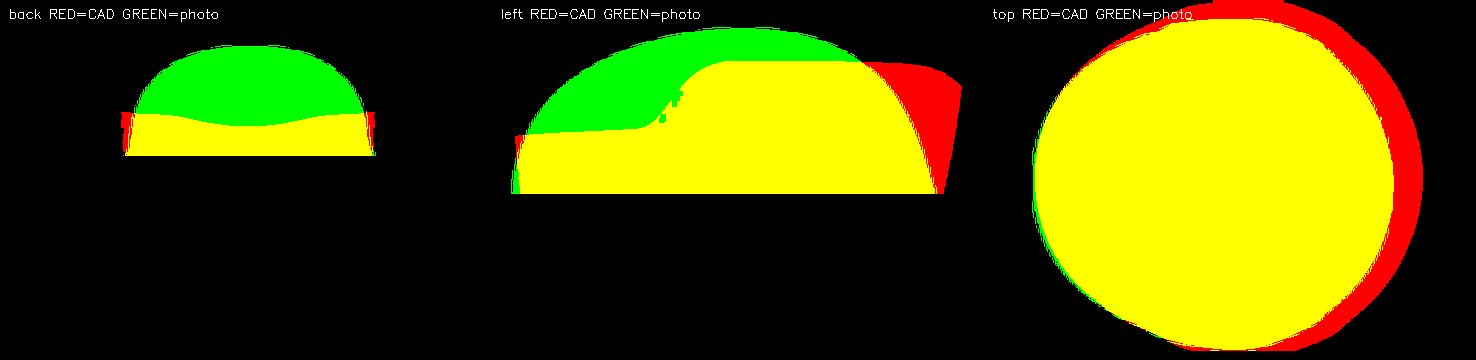
#> input picture service_5056/scratch/phys/a1_sanity.png, 1476 x 360 px
$ python -i probe_forms_size.py   (imports and definitions only)
#> lines starting #> are read from the running program, lines starting #| are printed output that depends on the picture; after the words box and inside, x2 and y2 are one past the last pixel; in counts of white or black regions, pixels touching at a corner belong together
"""ИНДИКАТИВНЫЙ замер размеров купола: form1 vs form4 vs архивный шлем.

Грубый порог, не пайплайн (rembg тут не зовём) — годится только для СРАВНЕНИЯ
кадров одной съёмки между собой. Меряем верхние 58% силуэта (Safe Zone),
чтобы рваная юбка не влияла.
"""
import os
import numpy as np
import cv2

W, H = 4096, 3000
ROOT = r"C:\Art\Ai projects\Laser2"
VIEWS = ["back", "left", "top"]


def silhouette(img):
    _, m = cv2.threshold(cv2.GaussianBlur(img, (9, 9), 0), 0, 255,
                         cv2.THRESH_BINARY + cv2.THRESH_OTSU)
    n, lab, stats, _ = cv2.connectedComponentsWithStats(m, 8)
    if n < 2:
        return None
    k = 1 + int(np.argmax(stats[1:, cv2.CC_STAT_AREA]))
    return (lab == k).astype(np.uint8)


def dome_metrics(m, frac=0.58):
    ys, xs = np.nonzero(m)
    top = ys.min()
    h_full = ys.max() - top
    keep = ys <= top + frac * h_full
    ys, xs = ys[keep], xs[keep]
    return dict(width=xs.max() - xs.min(), height=h_full, area=len(ys))


def measure(get):
    out = {}
    for v in VIEWS:
        m = silhouette(get(v))
        out[v] = dome_metrics(m) if m is not None else None
    return out


def from_raw(d):
    return lambda v: np.fromfile(os.path.join(d, f"{VIEWS.index(v) + 1}.raw"),
                                 dtype=np.uint8).reshape(H, W)


def from_png(d):
    return lambda v: cv2.imread(os.path.join(d, f"{v}.png"), 0)


rows = []
# [26 lines not run here, left out]

>>> import cv2
>>> picture = cv2.imread('phys/a1_sanity.png', cv2.IMREAD_GRAYSCALE)
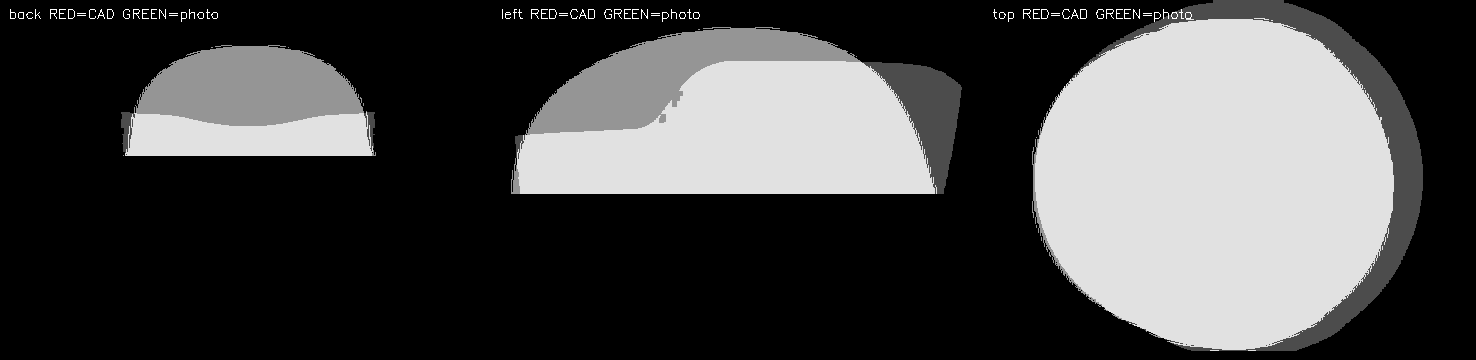
#> picture: shape (360, 1476); min 0, max 255, mean 72.3
>>> result = silhouette(picture)
#> in silhouette, `_, m = cv2.threshold(cv2.GaussianBlur(img, (9, 9), 0), 0, 255, cv2.THR..`:
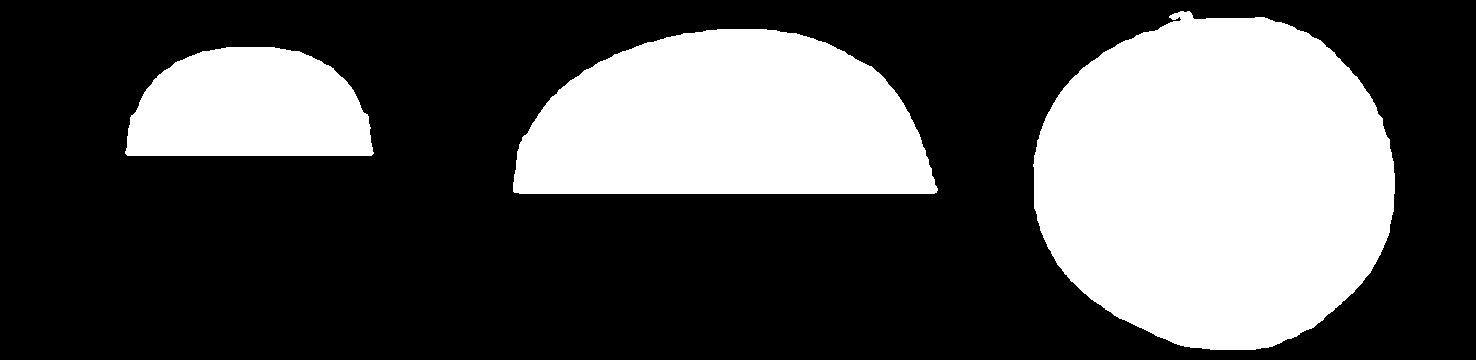
#> m: shape (360, 1476); 32.5% white; 3 white regions, box (x1, y1, x2, y2) and area: (1033, 11, 1395, 350) 95294, (513, 29, 938, 194) 55375, (125, 47, 374, 156) 22121
#> in silhouette, `n, lab, stats, _ = cv2.connectedComponentsWithStats(m, 8)`:
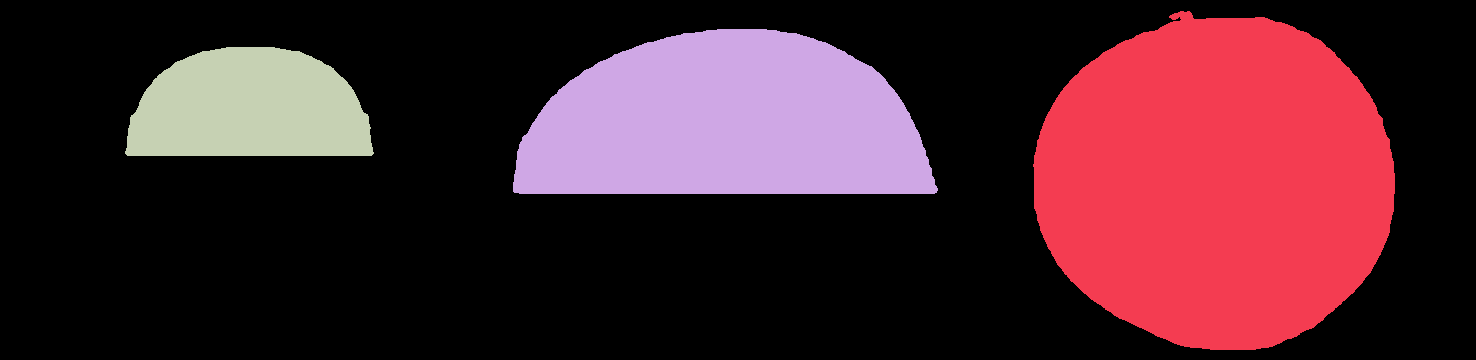
#> lab: shape (360, 1476) int32; 4 distinct labels, from 0 to 3; one colour per label, 0 black
#> in silhouette, `n, lab, stats, _ = cv2.connectedComponentsWithStats(m, 8)`: n = 4; stats = [[0, 0, 1476, 360, 358570], [1033, 11, 362, 339, 95294], [513, 29, 425, 165, 55375], [125, 47, 249, 109, 22121]]
#> in silhouette, `k = 1 + int(np.argmax(stats[1:, cv2.CC_STAT_AREA]))`: k = 1
#> in silhouette, `return (lab == k).astype(np.uint8)`:
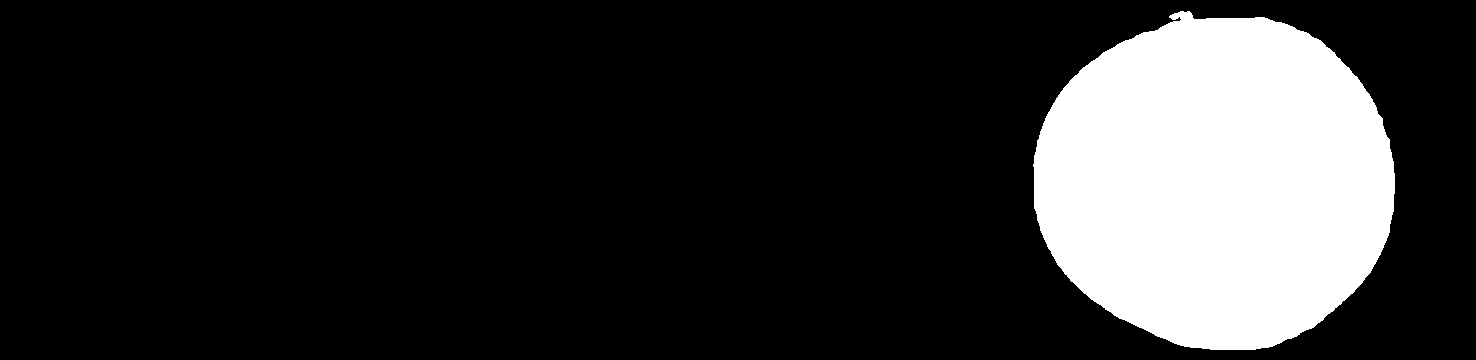
#> returned value: shape (360, 1476); values 0 (black) and 1 (white), 17.9% white; 1 white region, box (x1, y1, x2, y2) and area: (1033, 11, 1395, 350) 95294

$ run again, on service_5056/scratch/phys/a4_stages_left.png
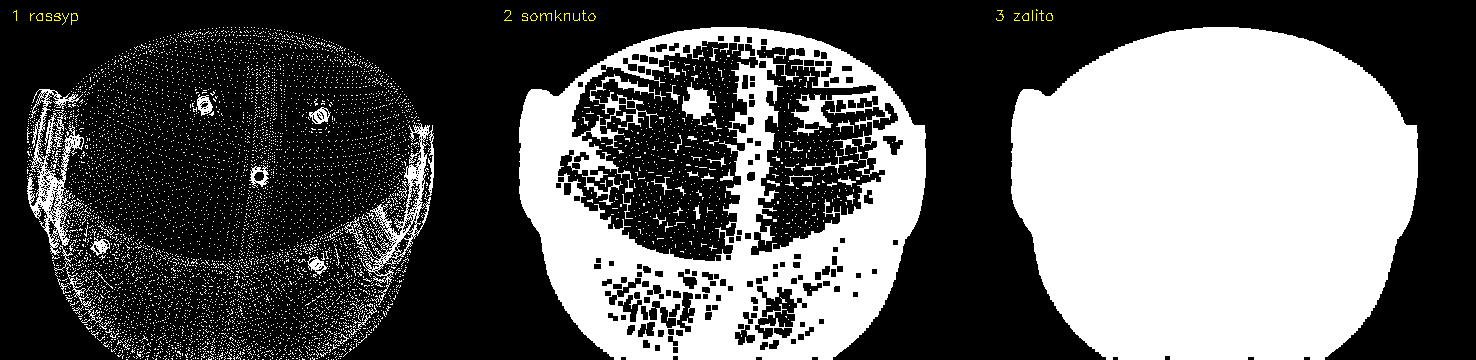
#> input picture service_5056/scratch/phys/a4_stages_left.png, 1476 x 360 px
#> m: shape (360, 1476); 33.5% white; 112 white regions (56 under 20 px), largest, box (x1, y1, x2, y2) and area: (1011, 27, 1418, 360) 111536, (519, 27, 926, 360) 57235, (31, 89, 81, 245) 2165
#> in silhouette, `n, lab, stats, _ = cv2.connectedComponentsWithStats(m, 8)`:
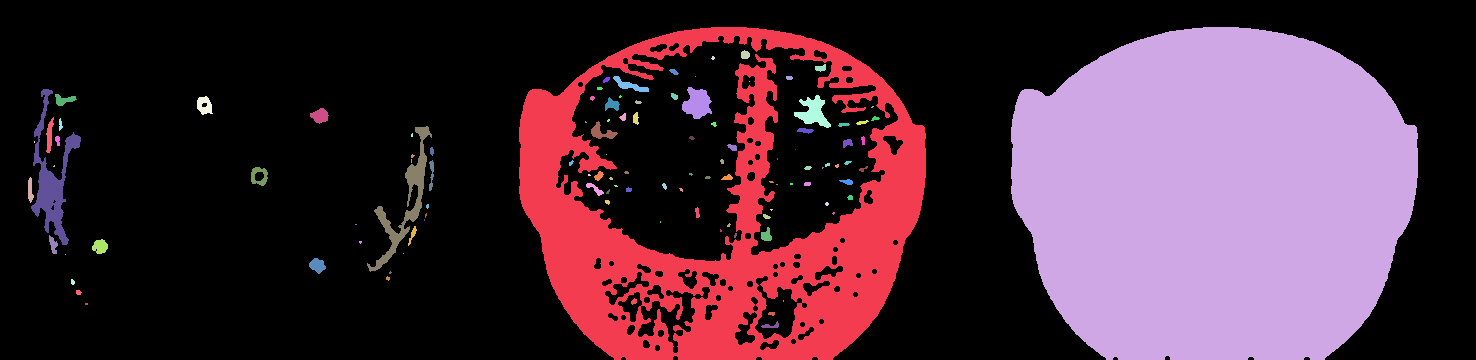
#> lab: shape (360, 1476) int32; 113 distinct labels, from 0 to 112; one colour per label, 0 black
#> n = 113; stats = 113 rows, first 6: [0, 0, 1476, 360, 353470], [519, 27, 407, 333, 57235], [1011, 27, 407, 333, 111536], [741, 50, 9, 9, 65], [711, 56, 4, 4, 11], [815, 64, 11, 8, 59]
#> k = 2
#> in silhouette, `return (lab == k).astype(np.uint8)`:
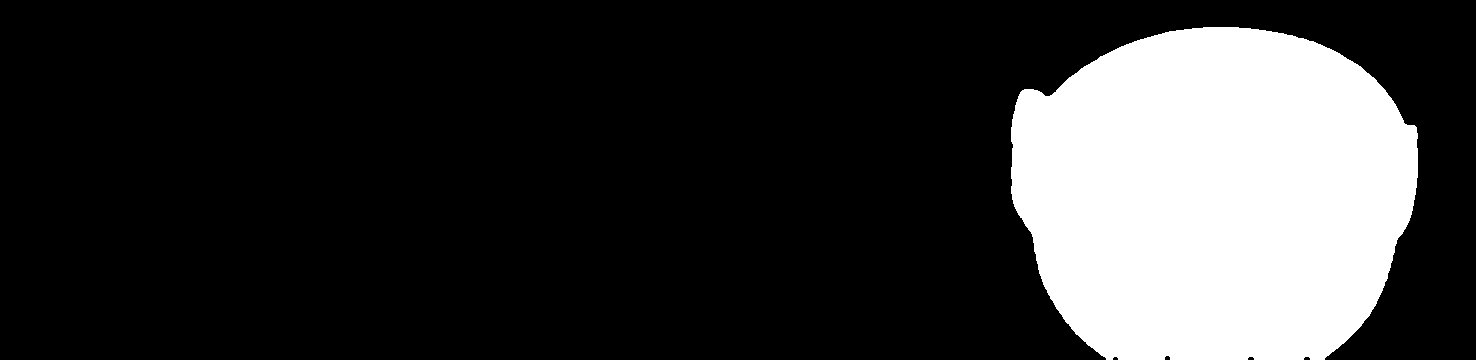
#> returned value: shape (360, 1476); values 0 (black) and 1 (white), 21% white; 1 white region, box (x1, y1, x2, y2) and area: (1011, 27, 1418, 360) 111536

$ run again, on service_5056/scratch/phys/b1_back.png
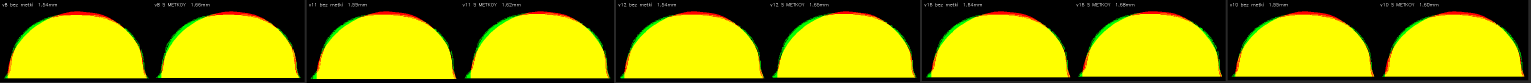
#> input picture service_5056/scratch/phys/b1_back.png, 4591 x 248 px (shown at 1/3 size)
#> m: shape (248, 4591); 56.6% white; 1 black region, box (x1, y1, x2, y2) and area: (0, 0, 4591, 248) 494606
#> in silhouette, `n, lab, stats, _ = cv2.connectedComponentsWithStats(m, 8)`:
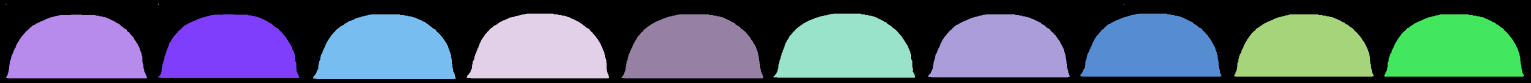
#> lab: shape (248, 4591) int32 (shown at 1/3 size); 14 distinct labels, from 0 to 13; one colour per label, 0 black
#> n = 14; stats = 14 rows, first 6: [0, 0, 4591, 248, 494606], [16, 11, 4, 3, 8], [473, 11, 4, 3, 8], [3371, 12, 3, 1, 3], [1400, 41, 427, 194, 65758], [2320, 41, 425, 192, 64884]
#> k = 8
#> in silhouette, `return (lab == k).astype(np.uint8)`:
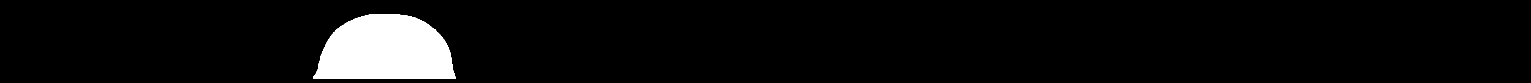
#> returned value: shape (248, 4591) (shown at 1/3 size); values 0 (black) and 1 (white), 5.8% white; 1 white region, box (x1, y1, x2, y2) and area: (939, 43, 1367, 237) 65925
